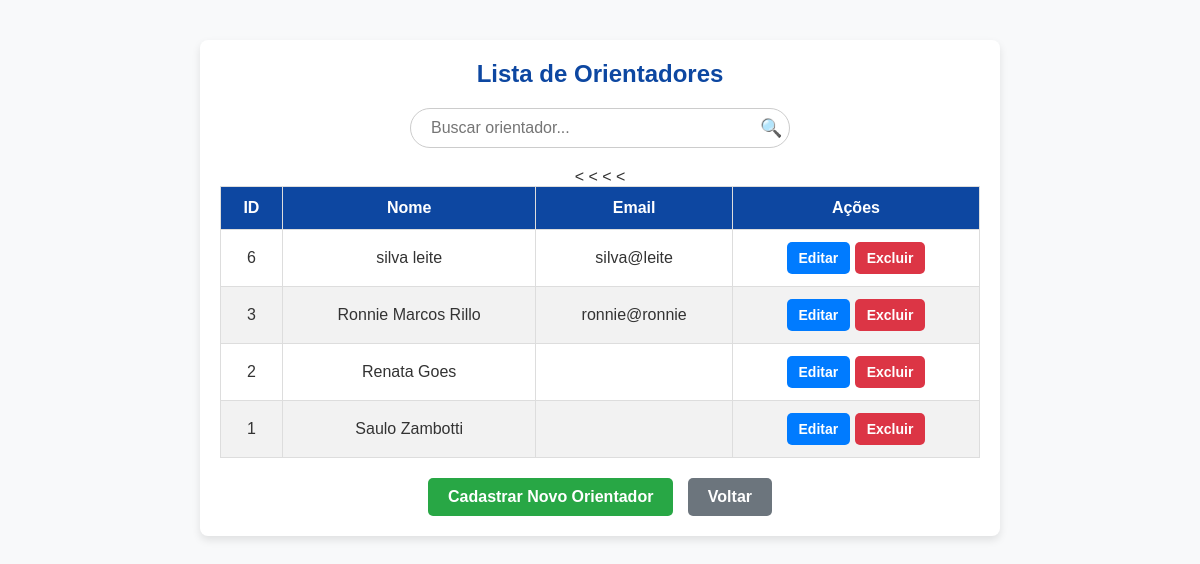
The page /menu_admin/listar_orientadores.php on the database its author committed.
### tables this page shows
CREATE TABLE `orientadores` (
  `id_ori` int(11) NOT NULL,
  `nome_ori` varchar(100) NOT NULL,
  `cpf_ori` varchar(14) NOT NULL,
  `email_ori` varchar(50) NOT NULL,
  `fone_ori` varchar(15) NOT NULL,
  `senha_ori` text NOT NULL,
  `senhaconf_ori` varchar(30) NOT NULL,
  `tipo_ori` varchar(50) NOT NULL DEFAULT 'Orientador',
  `data_cadastro` timestamp NOT NULL DEFAULT current_timestamp()
);

### menu_admin/listar_orientadores.php (the view, shortened to what this page needs)
<?php
include '../conexao/conexao.php';
$sql = "SELECT * FROM orientadores ORDER BY id_ori DESC";
$stmt = $conexao->query($sql);
$orientadores = $stmt->fetchAll(PDO::FETCH_ASSOC);
?>
<!DOCTYPE html>
<html lang="pt-br">
<head>
    <link rel="stylesheet" href="../css/listar_orientadores.css">
</head>
<body>
    <div class="container">
        <h2>Lista de Orientadores</h2>
    <div class="search-container">
        <input type="text" id="searchInput" class="search-input" placeholder="Buscar orientador..." onkeyup="buscarOrientador()">
    </div>
        <table>
            <thead>
                <tr>
                    <th>ID</th>
                    <th>Nome</th>
                    <th>Email</th>
                    <th>Ações</th>
                </tr>
            </thead>
            <tbody>
                <?php foreach ($orientadores as $ori): ?>
                    <tr>
                        <td><?= $ori['id_ori']; ?></td>
                        <td><?= $ori['nome_ori']; ?></td>
                        <td><?= $ori['email_ori']; ?></td>
                        <td>
                            <a href="editar_orientador.php?id=<?= $ori['id_ori']; ?>" class="btn-edit">Editar</a>
                            <a href="excluir_orientador.php?id=<?= $ori['id_ori']; ?>" class="btn-delete" onclick="return confirm('Tem certeza que deseja excluir?')">Excluir</a>
                        </td>
                    </tr>
                <?php endforeach; ?>
            </tbody>
        </table>
        <div class="action-buttons">
            <a href="cadastrar_orientador.php" class="btn-add">Cadastrar Novo Orientador</a>
            <a href="admin_itens.php" class="btn btn-back">Voltar</a>
        </div>
    </div>
</body>
</html>

### css/listar_orientadores.css (style rules this page uses)
* { margin: 0; padding: 0; box-sizing: border-box; }
body { font-family: Arial, sans-serif; background-color: #f8f9fa; text-align: center; color: #333; }
.container { max-width: 800px; margin: 40px auto; background-color: white; padding: 20px; border-radius: 8px; box-shadow: 0 4px 8px rgba(0, 0, 0, 0.1); }
h2 { color: #0d47a1; margin-bottom: 20px; }
table { width: 100%; border-collapse: collapse; margin-bottom: 20px; }
thead { background-color: #0d47a1; color: white; }
th, td { padding: 12px; border: 1px solid #ddd; text-align: center; }
tbody tr:nth-child(even) { background-color: #f2f2f2; }
.btn-edit, .btn-delete { padding: 8px 12px; font-size: 14px; font-weight: bold; border-radius: 5px; text-decoration: none; text-align: center; border: none; cursor: pointer; transition: background-color 0.3s ease; display: inline-block; }
.btn-edit { background-color: #007BFF; color: white; }
.btn-delete { background-color: #DC3545; color: white; }
.action-buttons { text-align: center; margin-top: 20px; }
.action-buttons a { display: inline-block; padding: 10px 20px; font-size: 16px; font-weight: bold; border-radius: 5px; text-decoration: none; text-align: center; border: none; cursor: pointer; transition: background-color 0.3s ease; }
.btn-add { background-color: #28A745; color: white; margin-right: 10px; }
.btn-back { background-color: #6c757d; color: white; }

### menu_admin/listar_orientadores.php (style rules this page uses)
.search-container { text-align: center; margin: 20px 0; position: relative; }
.search-input { width: 50%; padding: 10px 40px 10px 20px; font-size: 16px; border: 1px solid #ccc; border-radius: 25px; outline: none; transition: border-color 0.3s, box-shadow 0.3s; }
.search-container::after { content: "🔍"; position: absolute; right: 26%; top: 50%; transform: translateY(-50%); font-size: 18px; color: #0a4171; pointer-events: none; }

### rows shown on the page
orientadores: id_ori "6", nome_ori "silva leite", email_ori "silva@leite"
orientadores: id_ori "3", nome_ori "Ronnie Marcos Rillo", email_ori "ronnie@ronnie"
orientadores: id_ori "2", nome_ori "Renata Goes"
orientadores: id_ori "1", nome_ori "Saulo Zambotti"
